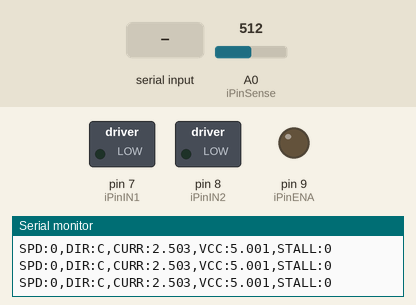
Recording of a sketch running on a simulated Arduino Mega 2560, built with avr-gcc and run on an emulated ATmega2560. Shown: switched loads named in the sketch (green lamp = pin HIGH), output pins drawn as LEDs (lit = HIGH), the last lines printed to the serial monitor. Inputs (shaded band) come from the test bench; at power-on: A0 (iPinSense) = 512.

Above: at 1.2 s.
1.3 s: "BRAKE\n" received over Serial
At 2.2 s:
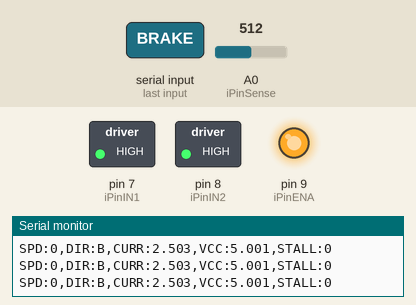
2.8 s: "SPEED:90\n" received over Serial
At 3.5 s:
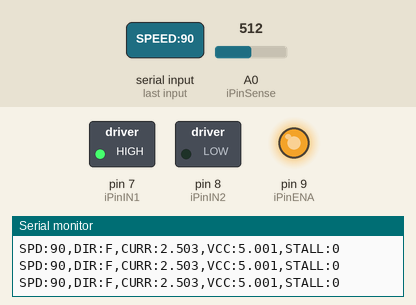
4.3 s: "BRAKE\n" received over Serial
At 5.5 s:
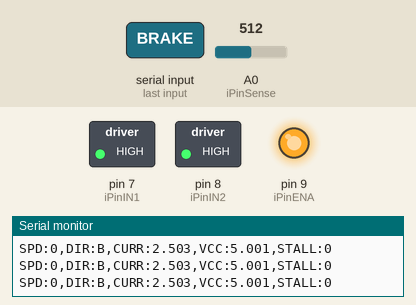
5.8 s: "CLEARSTALL\n" received over Serial
At 7.1 s:
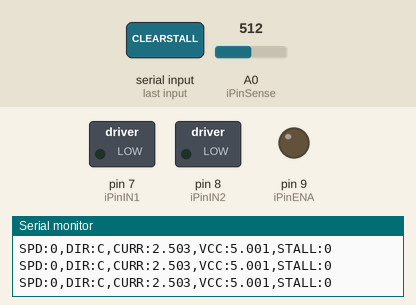
Timing chart, 0 to 8.3 s (numbered marks = the images above; inputs shaded):
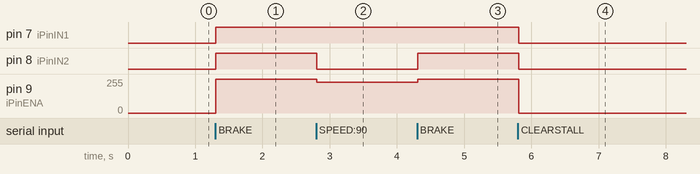

The sketch:

hbridge_motor.ino
```cpp
/// @file hbridge_motor.ino
/// @brief H-Bridge DC Motor Controller.
///    Controls an L298N H-bridge bidirectionally via PWM on pin 9.
///    Reads current draw via a 1 Ohm sense resistor in parallel
///    with a low-pass filter on A0.

// ────── ⋆⋅☆⋅⋆ ────────
// Pin assignments
// ────── ⋆⋅☆⋅⋆ ────────
const int iPinENA = 9; // PWM speed control -> L298 ENA (Timer 2 on Mega)
const int iPinIN1 = 7; // HIGH/LOW Direction -> L298 IN1
const int iPinIN2 = 8; // HIGH/LOW Direction -> L298 IN2
const int iPinSense = A0; // Voltage across R_sense

// ────── ⋆⋅☆⋅⋆ ────────
// Component values
// ────── ⋆⋅☆⋅⋆ ────────
const float fR_sense = 1.0; // Sense resistor in Ohms
const float fStall_A = 1.2; // Stall current threshold (Amps)
const int iStall_ms = 500; // Sustained overcurrent duration = stall (ms)
const int iDeadTime_ms = 100; // Direction change dead time (ms)
const int iReport_ms = 100; // Telemetry interval (ms)

// ────── ⋆⋅☆⋅⋆ ────────
// Runtime state
// ────── ⋆⋅☆⋅⋆ ────────
float fV_ref = 5.0;
float fV_pin = 4.85; // actual ENA pin HIGH voltage

int iSpeed = 0; // Current speed: -100 to 100
bool bBraking = false;
bool bCoast = true;
bool bStall = false;
long lStallStart = 0;
int iLastDirection = 0; // -1 reverse, 0 stop, +1 forward

/// @brief Back-calculates VCC via ATmega internal bandgap reference.
///   Saves and restores ADCSRA and restores ADMUX to A0 on exit.
/// @return VCC in volts
float measureVCC() {
  uint8_t prevADCSRA = ADCSRA;

  // Switch to bandgap reference on internal channel
  ADMUX = _BV(REFS0) | _BV(MUX4) | _BV(MUX3) | _BV(MUX2) | _BV(MUX1);
  ADCSRA |= _BV(ADPS2) | _BV(ADPS1) | _BV(ADPS0); // /128 for stable reading
  delay(5);

  // Throwaway conversion. Settles the bandgap reference
  ADCSRA |= _BV(ADSC);
  while(bit_is_set(ADCSRA, ADSC));

  // Real conversion
  ADCSRA |= _BV(ADSC);
  while(bit_is_set(ADCSRA, ADSC));
  uint8_t low = ADCL;
  uint8_t high = ADCH;
  long lRaw = ((long)high << 8) | low;
  if(lRaw == 0) lRaw = 1;

  // Restore ADMUX to A0 and original prescaler
  ADMUX = _BV(REFS0);
  delay(2);
  ADCSRA = prevADCSRA;

  return 1125300.0 / lRaw / 1000.0;
}

/// @brief Reads analog pin twice, discards first result.
///   Settles the internal ADC sample-and-hold capacitor
/// @param iPin Analog pin number
/// @return Settled ADC reading (0-1023)
int doubleRead(int iPin) {
  analogRead(iPin);
  return analogRead(iPin);
}

/// @brief Sets motor speed and direction through the l298N.
///    Enforces dead time when direction actually reverses.
/// @param iTargetSpeed Speed -100 to +100. 0 = coast
void setMotor(int iTargetSpeed) {
  iTargetSpeed = constrain(iTargetSpeed, -100, 100);

  int iTargetDir = (iTargetSpeed > 0) ? 1
                 : (iTargetSpeed < 0) ? -1
                 : 0;

  // Dead time: only needed when motor is actively dirven in the opposite direction
  if(iLastDirection != 0 && iTargetDir != 0 && iTargetDir != iLastDirection) {
    analogWrite(iPinENA, 0);
    digitalWrite(iPinIN1, LOW);
    digitalWrite(iPinIN2, LOW);
    delay(iDeadTime_ms);
  }

  bBraking = false;
  bCoast = (iTargetSpeed == 0);
  iSpeed = iTargetSpeed;

  int iPwmVal = (int)(abs(iTargetSpeed) / 100.0 * 255.0);

  if(iTargetSpeed > 0) {
    digitalWrite(iPinIN1, HIGH);
    digitalWrite(iPinIN2, LOW);
    analogWrite(iPinENA, iPwmVal);
    iLastDirection = 1;
  } else if(iTargetSpeed < 0) {
    digitalWrite(iPinIN1, LOW);
    digitalWrite(iPinIN2, HIGH);
    analogWrite(iPinENA, iPwmVal);
    iLastDirection = -1;
  } else {
    analogWrite(iPinENA, 0);
    digitalWrite(iPinIN1, LOW);
    digitalWrite(iPinIN2, LOW);
    iLastDirection = 0;
  }
}

/// @brief Applies active braking (IN1 = IN2 = HIGH, ENA full on)
///   Motor windings short-circuit through the bridge
///   Faster stop than coast. Generates a brief current spike.
void setBrake() {
  analogWrite(iPinENA, 255);
  digitalWrite(iPinIN1, HIGH);
  digitalWrite(iPinIN2, HIGH);
  bBraking = true;
  bCoast = false;
  iSpeed = 0;
  iLastDirection = 0;
}

/// @brief Reads the sense resistor voltage on A0 and derives motor current.
///    Uses double read and measured VCC.
/// @return Motor current in Amps.
float readCurrentA() {
  float fV_sense = (doubleRead(iPinSense) / 1023.0f) * fV_ref;
  return fV_sense / fR_sense;
}

/// @brief Monitors current and cuts power if stall persists beyond threshold.
///   Resets stall timer when current drops back to normal.
/// @param fCurrent Current reading in Amps.
void checkStall(float fCurrent) {
  if(fCurrent >= fStall_A && !bBraking && !bCoast && iSpeed != 0) {
    if(lStallStart == 0) lStallStart = millis();

    if((millis() - lStallStart) >- (long)iStall_ms) {
      setMotor(0);
      bStall = true;
      Serial.println("ALERT:STALL");
    }
  } else {
    lStallStart = 0;
    if(bStall && fCurrent < fStall_A * 0.8f) bStall = false;
  }
}

void setup() {
  Serial.begin(9600);

  pinMode(iPinENA, OUTPUT);
  pinMode(iPinIN1, OUTPUT);
  pinMode(iPinIN2, OUTPUT);

  // Start in coast state
  analogWrite(iPinENA, 0);
  digitalWrite(iPinIN1, LOW);
  digitalWrite(iPinIN2, LOW);

  // ADC at /16 prescaler for faster current sense reads
  ADCSRA = (ADCSRA & ~0x07) | _BV(ADPS2);

  fV_ref = measureVCC();
  fV_pin = fV_ref * 0.97f; // GPIO HIGH typically 97% of VCC

  Serial.print("VCC:");
  Serial.println(fV_ref, 3);
  Serial.print("VPIN:");
  Serial.println(fV_pin, 3);
  Serial.println("H-Bridge Motor Controller ready.");
}

void loop() {
  // ────── ⋆⋅☆⋅⋆ ────────
  // Command Handling
  // ────── ⋆⋅☆⋅⋆ ────────
  if(Serial.available() > 0) {
    String strCmd = Serial.readStringUntil('\n');
    strCmd.trim();

    if(strCmd.startsWith("SPEED:")) {
      if(!bStall) {
        int iVal = strCmd.substring(6).toInt();
        setMotor(iVal);
      } else {
        // Reject speed commands while stalled
        Serial.println("ALERT:STALL");
      }
    } else if(strCmd == "BRAKE") {
      bStall = false;
      setBrake();
    } else if(strCmd == "COAST") {
      bStall = false;
      setMotor(0);
    } else if(strCmd == "CLEARSTALL") {
      bStall = false;
      lStallStart = 0;
      setMotor(0);
      Serial.println("STALL:CLEARED");
    } else if(strCmd == "MEASURE_VCC") {
      fV_ref = measureVCC();
      fV_pin = fV_ref * 0.97f;
      Serial.print("VCC:");
      Serial.println(fV_ref, 3);
    } else if(strCmd.startsWith("SETVPIN:")) {
      fV_pin = strCmd.substring(8).toFloat();
      Serial.print("VPIN:");
      Serial.println(fV_pin, 3);
    }
  }

  // ────── ⋆⋅☆⋅⋆ ────────
  // Periodic Telemetry
  // ────── ⋆⋅☆⋅⋆ ────────
  static long lLastReport = 0;
  long lNow = millis();
  if(lNow - lLastReport < iReport_ms) return;
  lLastReport = lNow;

  float fCurrent = readCurrentA();
  checkStall(fCurrent);

  // Direction string
  const char* szDir;
  if(bBraking) szDir = "B";
  else if(bCoast || iSpeed  == 0) szDir = "C";
  else if(iSpeed > 0) szDir = "F";
  else szDir = "R";

  // Format: "SPD:xx,DIR:F,CURR:x.xxx,VCC:x.xxx,STALL:n/n"
  Serial.print("SPD:");
  Serial.print(abs(iSpeed));
  Serial.print(",DIR:");
  Serial.print(szDir);
  Serial.print(",CURR:");
  Serial.print(fCurrent, 3);
  Serial.print(",VCC:");
  Serial.print(fV_ref, 3);
  Serial.print(",STALL:");
  Serial.println(bStall ? 1 : 0);
}
```

Measured:
- after the input at 1.3 s, pin 7 (iPinIN1), pin 8 (iPinIN2): LOW → HIGH at once; pin 9 (iPinENA): 0/255 → 255/255 at once
- after the input at 2.8 s, pin 8 (iPinIN2): HIGH → LOW at once; pin 9 (iPinENA): 255/255 → 229/255 at once
- after the input at 4.3 s, pin 8 (iPinIN2): LOW → HIGH at once; pin 9 (iPinENA): 229/255 → 255/255 at once
- after the input at 5.8 s, pin 7 (iPinIN1), pin 8 (iPinIN2): HIGH → LOW at once; pin 9 (iPinENA): 255/255 → 0/255 at once
